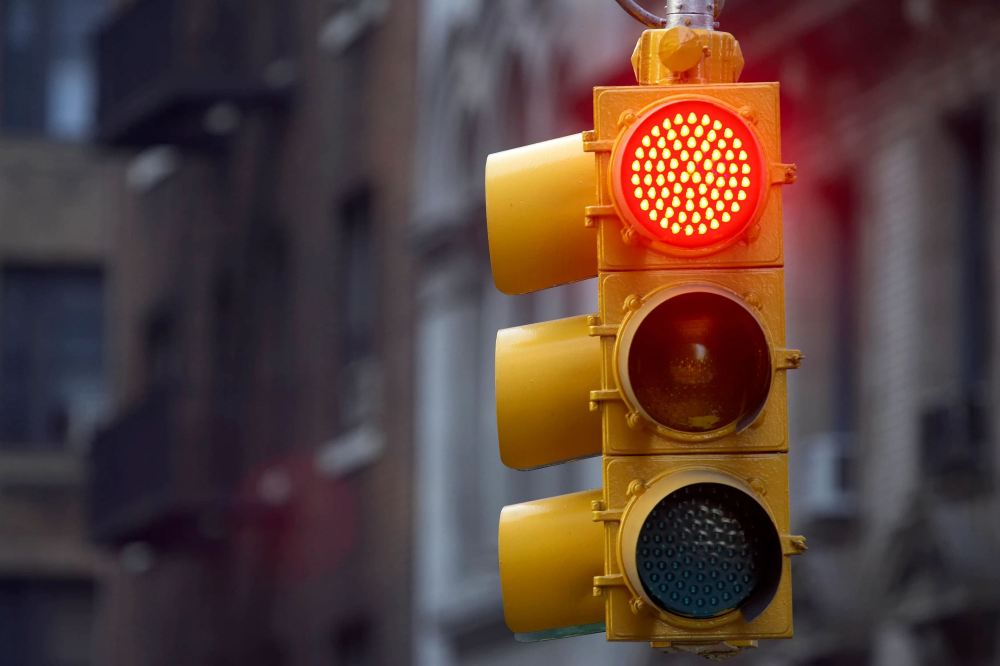
#> input picture codigosEnClase/imagenes/6435ac1dc6711.jpg, 3000 x 1996 px (shown at 1/3 size)
$ jupyter execute '3.1 operaciones.ipynb'   (shell and % lines are left out)
#> lines starting #> are read from the running program, lines starting #| are printed output that depends on the picture; after the words box and inside, x2 and y2 are one past the last pixel; in counts of white or black regions, pixels touching at a corner belong together
[cell 1]
import cv2
import matplotlib.pyplot as plt
import numpy as np

# 1. Cargar imagen
img = cv2.imread('imagenes/6435ac1dc6711.jpg')
#> img is the input picture: shape (1996, 3000, 3); mean B, G, R 57.9, 63.5, 86.2

# Escala de grises
gray_img = cv2.cvtColor(img, cv2.COLOR_BGR2GRAY)
plt.imshow(gray_img, cmap='gray')
plt.axis('off')
plt.show()

# 2. Blanco y Negro
_, binary_img = cv2.threshold(gray_img, 128, 255, cv2.THRESH_BINARY)
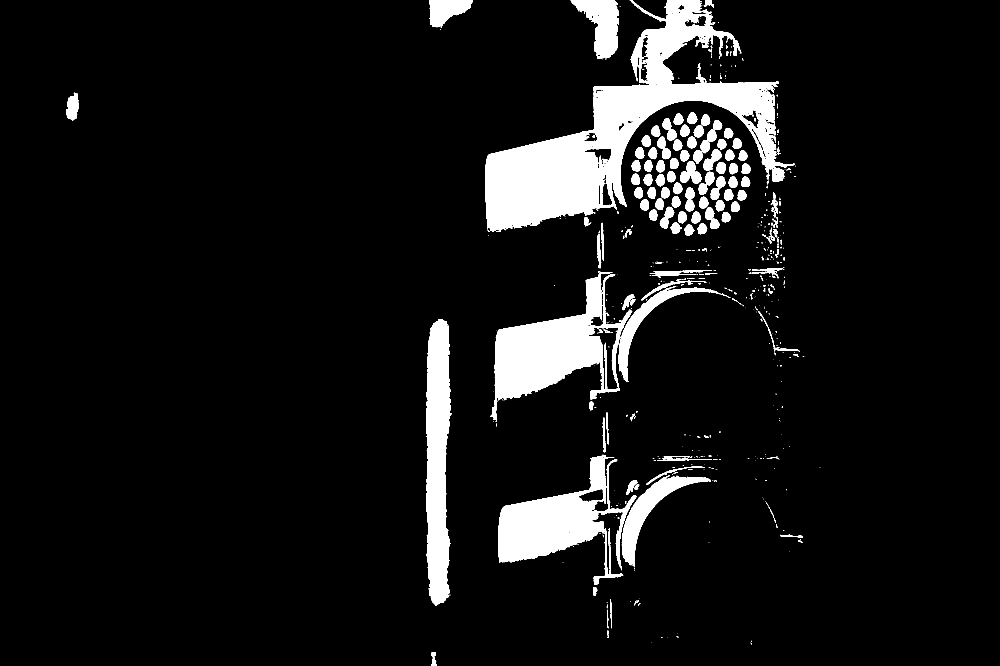
#> binary_img: shape (1996, 3000) (shown at 1/3 size); 8% white; 603 white regions (418 under 20 px), largest, box (x1, y1, x2, y2) and area: (1455, 0, 2385, 696) 181673, (1472, 817, 1897, 1266) 69556, (1495, 1365, 1909, 1754) 57788
fig, axes = plt.subplots(2, 1, figsize=(15, 5))
axes[0].imshow(gray_img, cmap='gray')
axes[0].set_title("Escala de Grises")
axes[0].axis('off')
axes[1].imshow(binary_img, cmap='gray')
axes[1].set_title("Blanco y Negro")
axes[1].axis('off')
plt.show()

# 3. Reducción o Amplificación
resized_img = cv2.resize(img, (400, 400))
plt.imshow(cv2.cvtColor(resized_img, cv2.COLOR_BGR2RGB))
plt.axis('off')
plt.show()

# 4. Rotación
(h, w) = img.shape[:2]
#> h = 1996; w = 3000
center = (w // 2, h // 2)
#> center = (1500, 998)
M = cv2.getRotationMatrix2D(center, 45, 1.0)
rotated_img = cv2.warpAffine(img, M, (w, h))
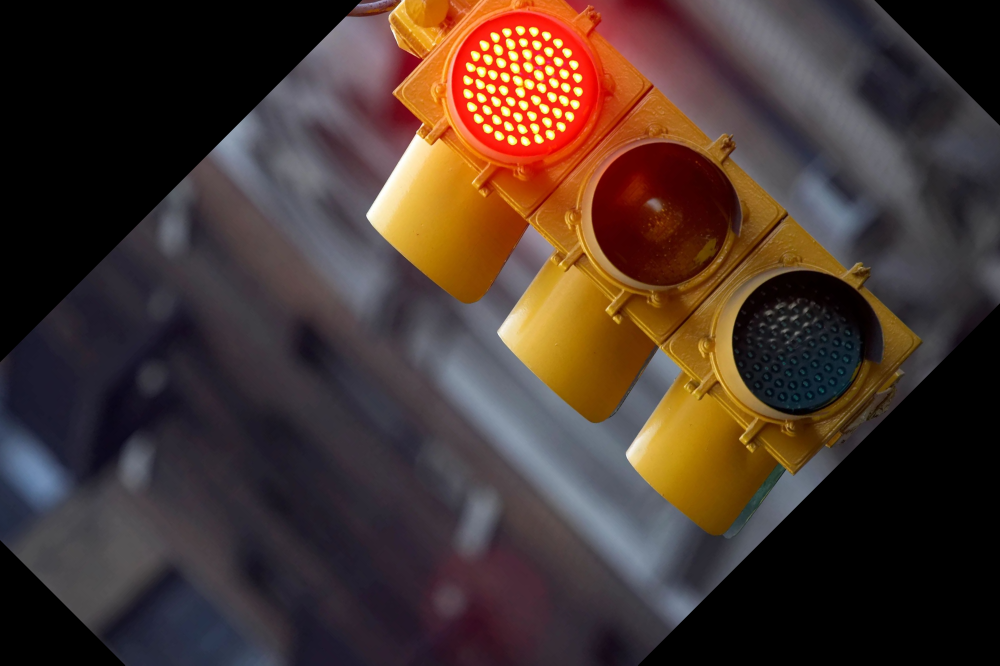
#> rotated_img: shape (1996, 3000, 3) (shown at 1/3 size); mean B, G, R 46.6, 53.9, 72.4
plt.imshow(cv2.cvtColor(rotated_img, cv2.COLOR_BGR2RGB))
plt.axis('off')
plt.show()

# 5. Operaciones Aritméticas
img1 = cv2.imread('imagenes/6435ac1dc6711.jpg')
img2 = cv2.imread('imagenes/semaforo_1.jpg')
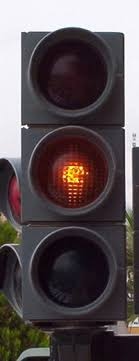
#> input picture codigosEnClase/imagenes/semaforo_1.jpg, 139 x 361 px
#> img2 is the input picture: shape (361, 139, 3); mean B, G, R 82.8, 80.6, 90.5
if img1 is None or img2 is None:
    print("❌ Una o ambas imágenes no se cargaron correctamente")

target_size = (400, 400)
img1_resized = cv2.resize(img1, target_size)
img2_resized = cv2.resize(img2, target_size)

sum_img = cv2.add(img1_resized, img2_resized)
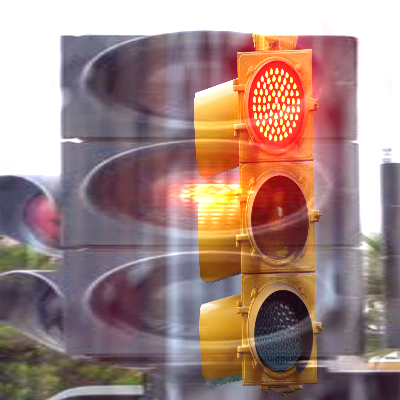
#> sum_img: shape (400, 400, 3); mean B, G, R 129.8, 135.3, 163.1
diff_img = cv2.subtract(img1_resized, img2_resized)
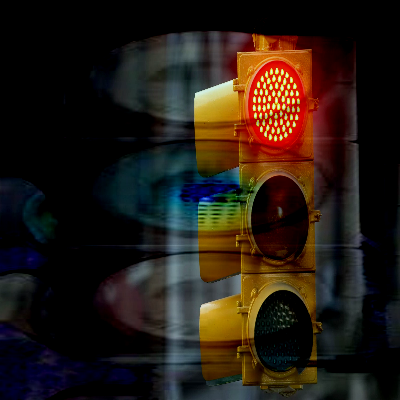
#> diff_img: shape (400, 400, 3); mean B, G, R 19.2, 26.9, 37
mult_img = cv2.multiply(img1_resized, img2_resized)
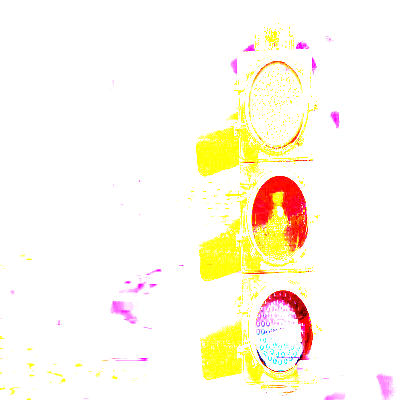
#> mult_img: shape (400, 400, 3); mean B, G, R 235, 248.6, 254.4
div_img = cv2.divide(img1_resized, img2_resized)

fig, axes = plt.subplots(2, 2, figsize=(15, 8))
axes[0][0].imshow(cv2.cvtColor(sum_img, cv2.COLOR_BGR2RGB))
axes[0][0].set_title("Suma")
axes[0][0].axis('off')
axes[0][1].imshow(cv2.cvtColor(diff_img, cv2.COLOR_BGR2RGB))
axes[0][1].set_title("Resta")
axes[0][1].axis('off')
axes[1][0].imshow(cv2.cvtColor(mult_img, cv2.COLOR_BGR2RGB))
axes[1][0].set_title("Multiplicación")
axes[1][0].axis('off')
axes[1][1].imshow(cv2.cvtColor(div_img, cv2.COLOR_BGR2RGB))
axes[1][1].set_title("División")
axes[1][1].axis('off')
plt.tight_layout()
plt.show()

# 6. Operaciones Lógicas
img1 = cv2.imread('imagenes/6435ac1dc6711.jpg', cv2.IMREAD_GRAYSCALE)
#> img1: shape (1996, 3000); min 0, max 255, mean 69.7
img2 = cv2.imread('imagenes/semaforo_1.jpg', cv2.IMREAD_GRAYSCALE)
#> img2: shape (361, 139); min 1, max 255, mean 83.8
img1 = cv2.resize(img1, target_size)
#> img1: shape (400, 400)
img2 = cv2.resize(img2, target_size)
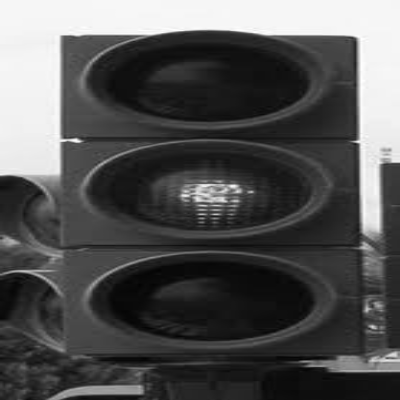
#> img2: shape (400, 400); min 2, max 255, mean 83.7

_, img1_bin = cv2.threshold(img1, 128, 255, cv2.THRESH_BINARY)
#> img1_bin: shape (400, 400); 7.9% white; 169 white regions (137 under 20 px), largest, box (x1, y1, x2, y2) and area: (194, 0, 318, 139) 4836, (196, 163, 288, 252) 2105, (199, 274, 284, 351) 1968
_, img2_bin = cv2.threshold(img2, 128, 255, cv2.THRESH_BINARY)
#> img2_bin: shape (400, 400); 20.7% white; 51 white regions (34 under 20 px), largest, box (x1, y1, x2, y2) and area: (0, 0, 400, 240) 29809, (336, 351, 400, 372) 860, (180, 184, 242, 203) 786

and_img = cv2.bitwise_and(img1_bin, img2_bin)
#> and_img: shape (400, 400); 1% white; 29 white regions (23 under 20 px), largest, box (x1, y1, x2, y2) and area: (253, 0, 296, 36) 637, (229, 0, 247, 33) 346, (199, 190, 230, 203) 201, (172, 0, 189, 17) 182, (27, 56, 31, 72) 55, (234, 184, 242, 194) 40
or_img = cv2.bitwise_or(img1_bin, img2_bin)
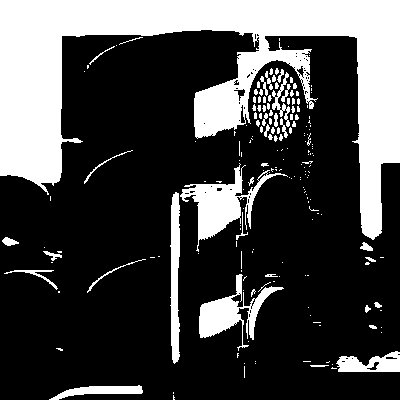
#> or_img: shape (400, 400); 27.7% white; 194 white regions (150 under 20 px), largest, box (x1, y1, x2, y2) and area: (0, 0, 400, 240) 34023, (180, 163, 288, 252) 2659, (199, 274, 284, 351) 1968
not_img1 = cv2.bitwise_not(img1_bin)
not_img2 = cv2.bitwise_not(img2_bin)

fig, axes = plt.subplots(2, 2, figsize=(15, 8))
axes[0][0].imshow(and_img, cmap='gray')
axes[0][0].set_title("AND")
axes[0][0].axis('off')
axes[0][1].imshow(or_img, cmap='gray')
axes[0][1].set_title("OR")
axes[0][1].axis('off')
axes[1][0].imshow(not_img1, cmap='gray')
axes[1][0].set_title("NOT IMAGEN 1")
axes[1][0].axis('off')
axes[1][1].imshow(not_img2, cmap='gray')
axes[1][1].set_title("NOT IMAGEN 2")
axes[1][1].axis('off')
plt.tight_layout()
plt.show()

# 7. Interpolación
resized_bilinear = cv2.resize(img, (400, 400), interpolation=cv2.INTER_LINEAR)
resized_nearest = cv2.resize(img, (400, 400), interpolation=cv2.INTER_NEAREST)
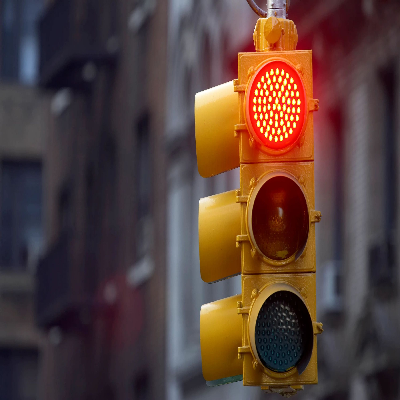
#> resized_nearest: shape (400, 400, 3); mean B, G, R 57.9, 63.6, 86.2

fig, axes = plt.subplots(2, 1, figsize=(15, 8))
axes[0].imshow(cv2.cvtColor(resized_bilinear, cv2.COLOR_BGR2RGB))
axes[0].set_title("Interpolación Bilineal")
axes[0].axis('off')
axes[1].imshow(cv2.cvtColor(resized_nearest, cv2.COLOR_BGR2RGB))
axes[1].set_title("Interpolación Vecino más cercano")
axes[1].axis('off')
plt.tight_layout()
plt.show()
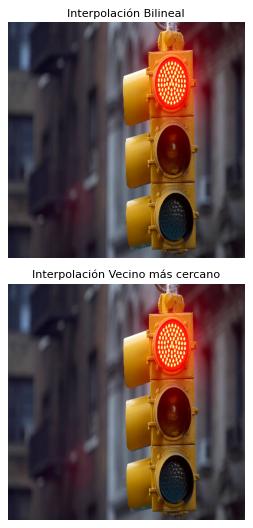
#> figure drawn by matplotlib, 2 panels
